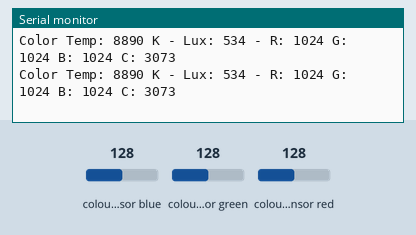
Bench run of a sketch on a simulated Arduino Uno, built with avr-gcc and run on an emulated ATmega328P. Parts: the last lines printed to the serial monitor. The test bench sets the inputs (shaded band); at power-on: colour sensor blue 128, colour sensor green 128, colour sensor red 128.

Above: at 1.2 s.
1.3 s: colour sensor blue set to 191
At 1.32 s:
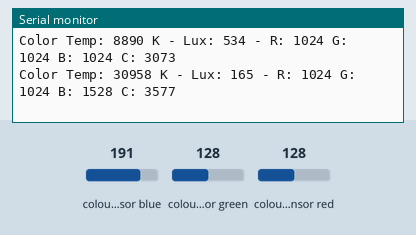
4.3 s: colour sensor green set to 5
At 4.31 s:
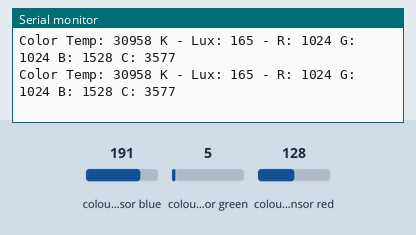
5.8 s: colour sensor green set to 128
At 5.82 s:
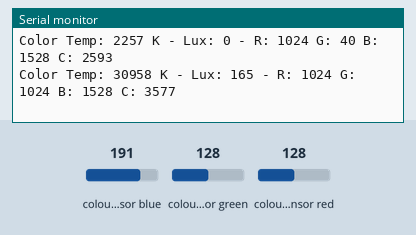
8.8 s: colour sensor red set to 5
At 8.86 s:
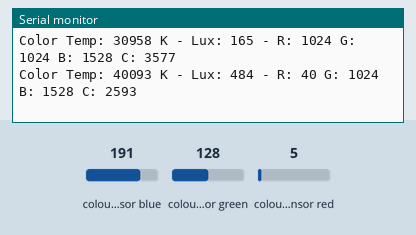
10.3 s: colour sensor blue set to 64
At 10.33 s:
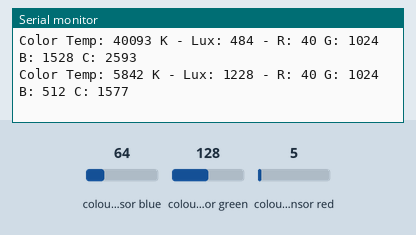
Timing chart, 0 to 13.3 s (numbered marks = the images above; inputs shaded):
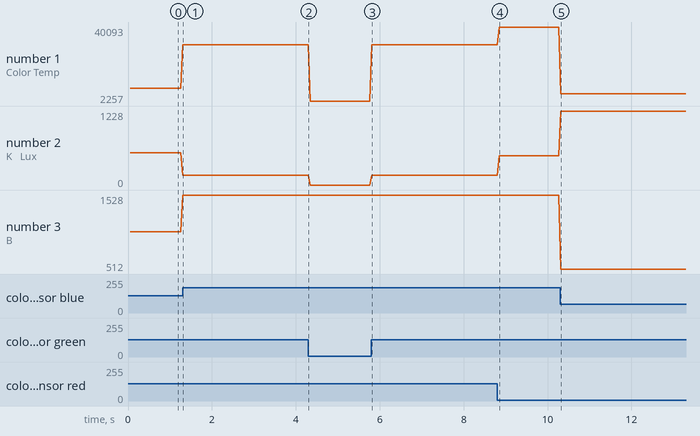

Measured:
- after the input at 1.3 s, the serial monitor: prints a new line at once (image 1)
- after the input at 8.8 s, the serial monitor: prints a new line after 0.05 s (image 4)
- after the input at 10.3 s, the serial monitor: prints a new line at once (image 5)
- plotted number 1: 8890 → 30958 after the input at 1.3 s, 30958 → 2257 after the input at 4.3 s, 30958 → 40093 after the input at 8.8 s, 40093 → 5842 after the input at 10.3 s
- plotted number 2: 534 → 165 after the input at 1.3 s, 165 → 0 after the input at 4.3 s, 165 → 484 after the input at 8.8 s, 484 → 1228 after the input at 10.3 s
- plotted number 3: 1024 → 1528 after the input at 1.3 s, 1528 → 512 after the input at 10.3 s

The sketch:

SensorRGB.ino
```cpp
#include "Wire.h"
#include "Adafruit_TCS34725.h"
/*
  Connect SCL to analog 5
  Connect SDA to analog 4
  Connect VDD to 3.3V DC
  Connect GROUND to common ground */

/* Initialise with default values (int time = 2.4ms, gain = 1x) */
 Adafruit_TCS34725 tcs = Adafruit_TCS34725(100,TCS34725_GAIN_1X);

/* Initialise with specific int time and gain values */
//Adafruit_TCS34725 tcs = Adafruit_TCS34725(TCS34725_INTEGRATIONTIME_700MS, TCS34725_GAIN_1X);

void setup(void) {
  Serial.begin(115200);

  if (tcs.begin()) {
    Serial.println("Found sensor");
  } else {
    Serial.println("No TCS34725 found ... check your connections");
    while (1);
  }
}

void loop(void) {
  uint16_t r, g, b, c, colorTemp, lux;

  tcs.getRawData(&r, &g, &b, &c);
  colorTemp = tcs.calculateColorTemperature(r, g, b);
  lux = tcs.calculateLux(r, g, b);

  Serial.print("Color Temp: "); Serial.print(colorTemp);
  Serial.print(" K - ");
  Serial.print("Lux: "); Serial.print(lux); Serial.print(" - ");
  Serial.print("R: "); Serial.print(r); Serial.print(" ");
  Serial.print("G: "); Serial.print(g); Serial.print(" ");
  Serial.print("B: "); Serial.print(b); Serial.print(" ");
  Serial.print("C: "); Serial.print(c); Serial.print(" ");
  Serial.println(" ");
}
```
